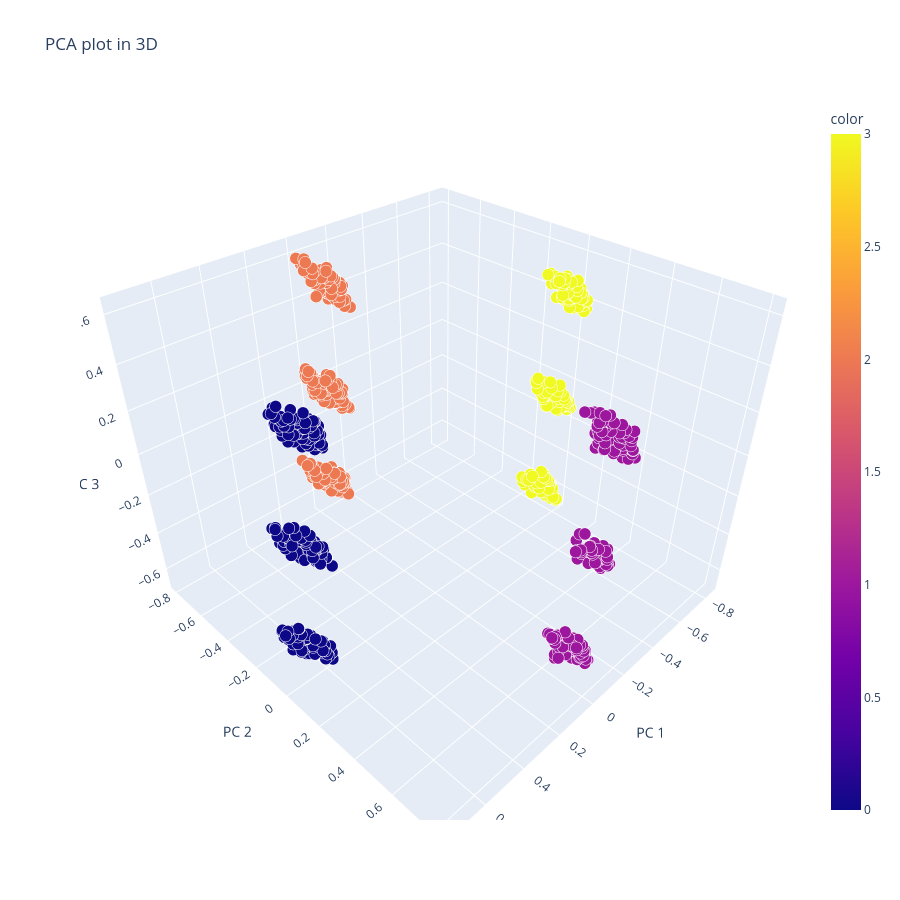

The notebook cell saved with this chart:
### Code cell
PCAplot3D(X, pred_ward)

### Figure 1 — Plotly figure (JSON) as saved in the notebook; plotly's stock layout.template omitted (floating-point values rounded to 4 significant figures; data arrays with more than 128 entries replaced by an {"elided": "..."} marker saying what was removed)
{"data": [{"hovertemplate": "PC 1=%{x}<br>PC 2=%{y}<br>PC 3=%{z}<br>size=%{marker.size}<br>color=%{marker.color}<extra></extra>", "legendgroup": "", "marker": {"color": {"elided": "1000 int values"}, "coloraxis": "coloraxis", "opacity": 1, "size": {"elided": "1000 float values"}, "sizemode": "area", "sizeref": 0.00025, "symbol": "circle"}, "mode": "markers", "name": "", "scene": "scene", "showlegend": false, "type": "scatter3d", "x": {"elided": "1000 float values"}, "y": {"elided": "1000 float values"}, "z": {"elided": "1000 float values"}}], "layout": {"coloraxis": {"colorbar": {"title": {"text": "color"}}, "colorscale": [[0, "#0d0887"], [0.1111, "#46039f"], [0.2222, "#7201a8"], [0.3333, "#9c179e"], [0.4444, "#bd3786"], [0.5556, "#d8576b"], [0.6667, "#ed7953"], [0.7778, "#fb9f3a"], [0.8889, "#fdca26"], [1, "#f0f921"]]}, "height": 900, "legend": {"itemsizing": "constant", "tracegroupgap": 0}, "scene": {"domain": {"x": [0, 1], "y": [0, 1]}, "xaxis": {"title": {"text": "PC 1"}}, "yaxis": {"title": {"text": "PC 2"}}, "zaxis": {"title": {"text": "PC 3"}}}, "title": {"text": "PCA plot in 3D"}, "width": 900}}
